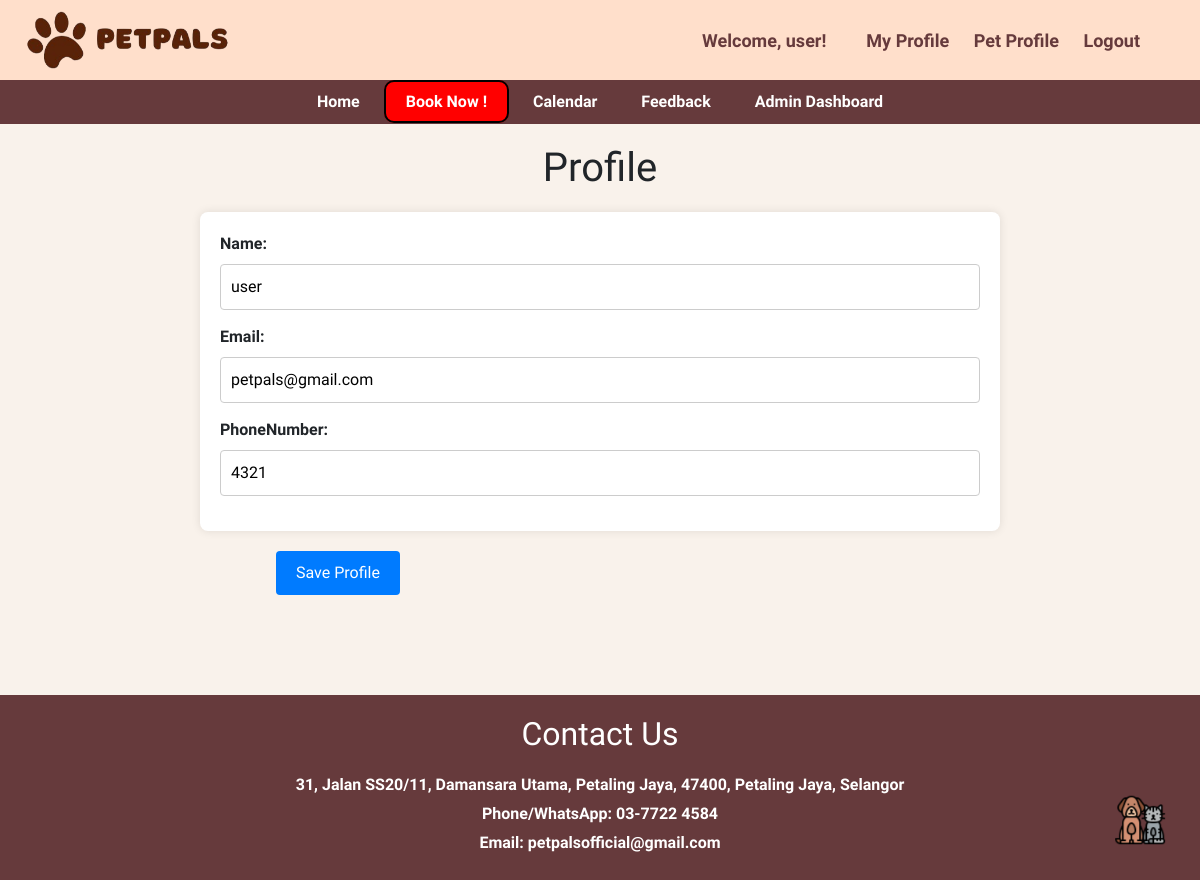
/profile/ (signed in), run on an earlier commit of the app's database.
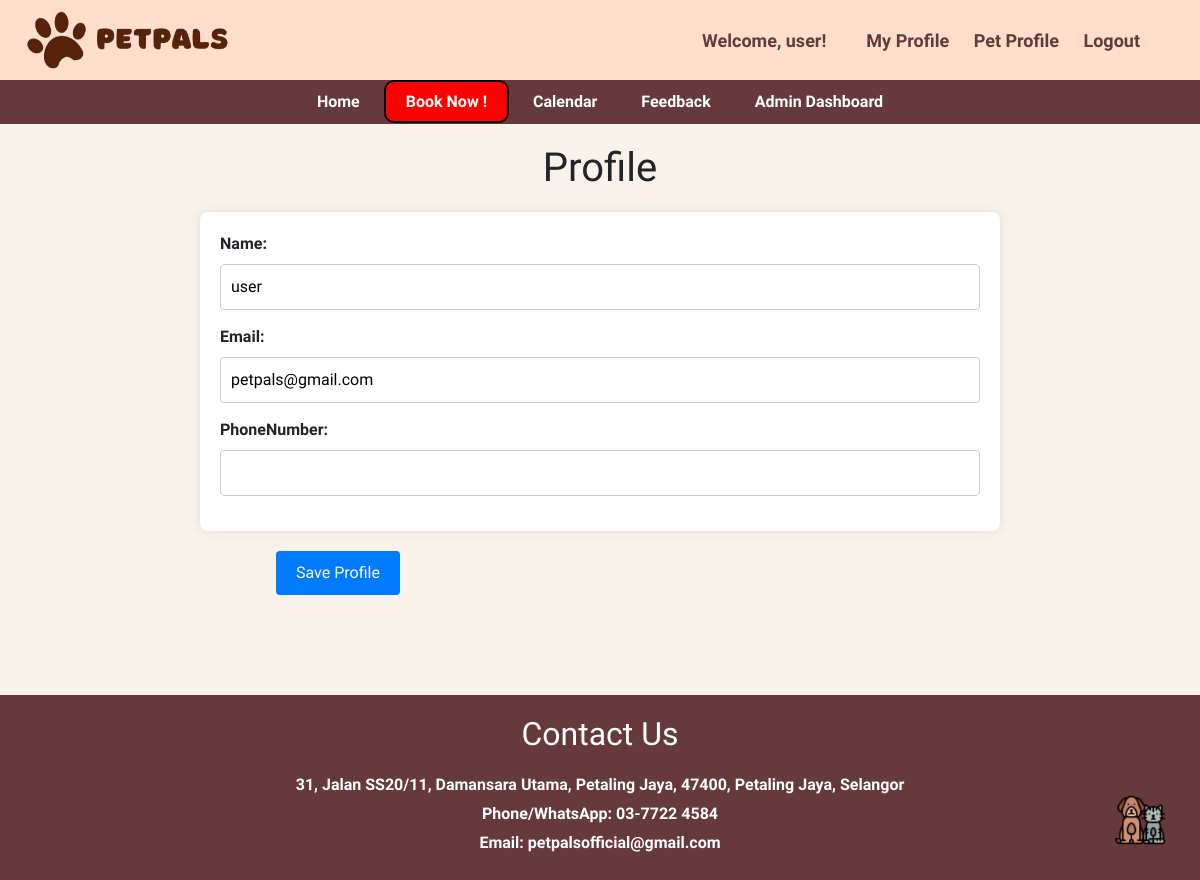
And on a later commit of the database.
### main/models.py (models this page shows, shortened)
class Owner(models.Model):
    user = models.OneToOneField(User, on_delete=models.CASCADE)
    phone_number = models.CharField(max_length=15, blank=True)
    email = models.EmailField(blank=True)

### main/views.py (the view)
# urls.py: path('profile/', views.profilePage, name="profile"),
def profilePage(request):
    if request.method == 'POST':
        u_form = UserUpdateForm(request.POST, instance=request.user)
        o_form = OwnerUpdateForm(request.POST, request.FILES, instance=request.user.owner)
        if u_form.is_valid() and o_form.is_valid():
            u_form.save()
            o_form.save()
            messages.success(request, f'profile has been updated')
            return redirect('profile')
    else:
        u_form = UserUpdateForm(instance=request.user)
        o_form = OwnerUpdateForm(instance=request.user.owner)
    context = {
        'u_form' : u_form,
        'o_form' : o_form,
    }
    return render(request, 'profile.html', context)

### main/forms.py
class UserUpdateForm(forms.ModelForm):
    class Meta:
        model = User
        fields = ['username', 'email']

class OwnerUpdateForm(forms.ModelForm):
    class Meta:
        model = Owner
        fields = ['phone_number']

### main/templates/profile.html (shortened to what this page needs)
{% extends 'base.html' %}
{% block content %}
    <div class="">
        <h1 class="ti">Profile</h1>
        <form method="POST" action="">
            <div class="container">
                <div class=" form-group">
                    <label for="id_username">Name:</label>
                    {{ u_form.username }}
                </div>
                <div class=" form-group">
                    <label for="id_email">Email:</label>
                    {{ u_form.email }}
                </div>
                <div class=" form-group">
                    <label for="id_phonenum">PhoneNumber:</label>
                    {{ o_form.phone_number }}
                </div>
            </div>
            <div class="button-container">
                <input type="submit" value="Save Profile">
            </div>
        </form>
    </div>
{% endblock %}

What changed in the data, as far as the page shows it:
changed Owner: phone_number "4321" → (not shown)
